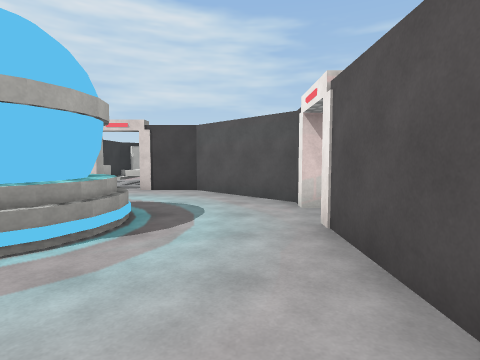
View 1 (above)

24 first-person views from a walk through a 3-D level made in the Unity game engine. The camera is 1.4 m above the floor, tilts 4° down and sees 80° across. Doors are open. The floor is counted in squares, 2 m on a side. Each view is taken from the middle of a square. On the plan, view 1 faces up. The plan holds only what a view shows up to about 10 squares ahead; the rest is blank. The place goes on beyond the plan. Surface patterns are stand-ins for the level's own textures.

View 2
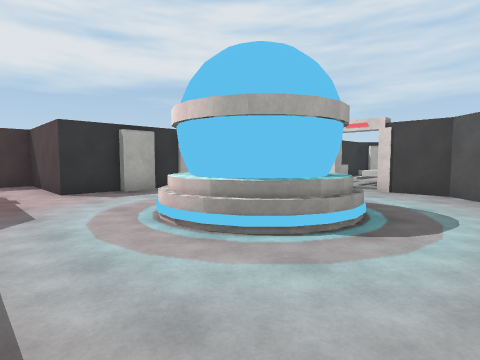

View 3
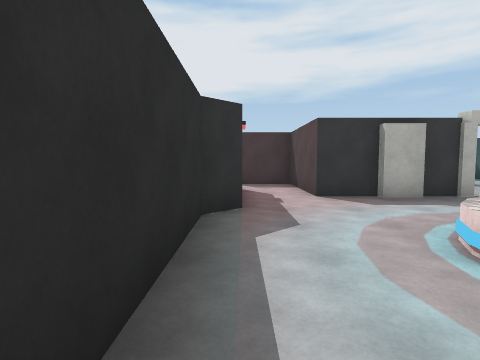

View 4
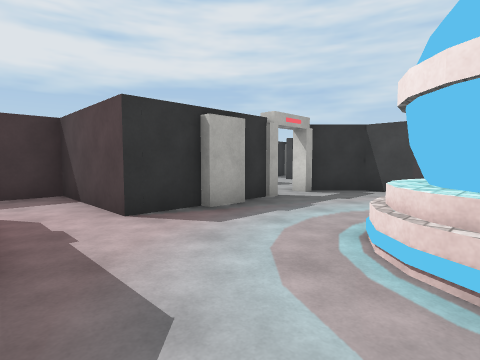

View 5
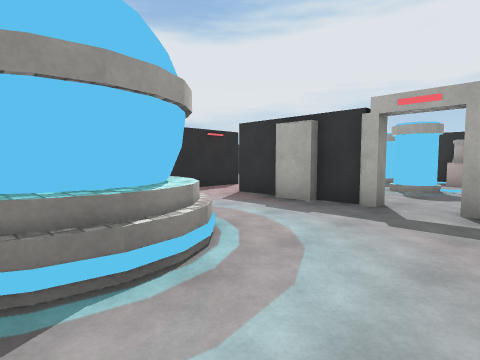

View 6
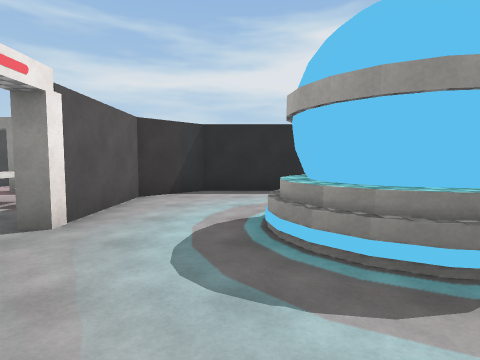

View 7
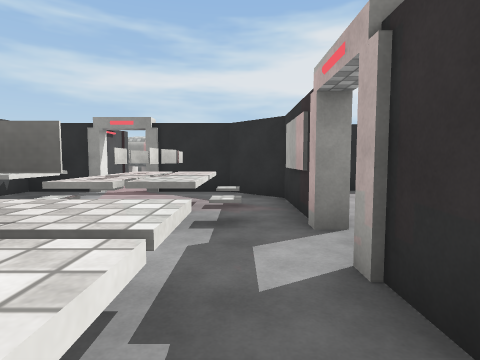

View 8
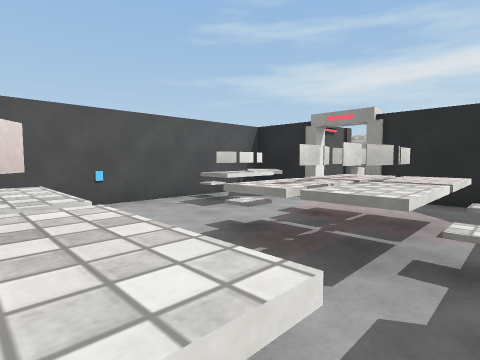

View 9
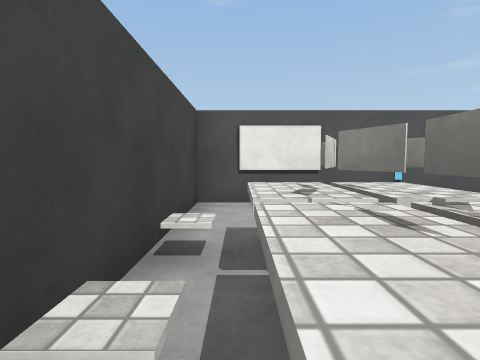

View 10
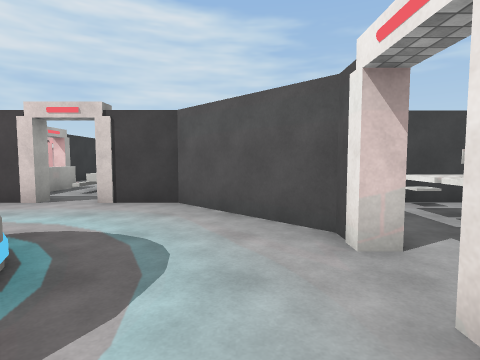

View 11
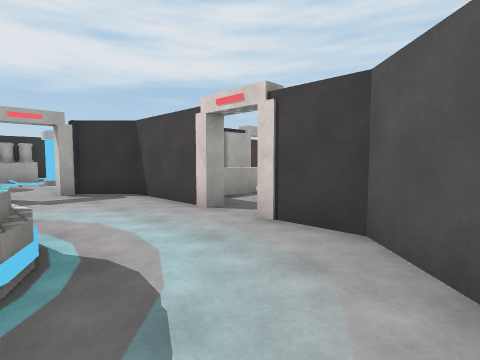

View 12
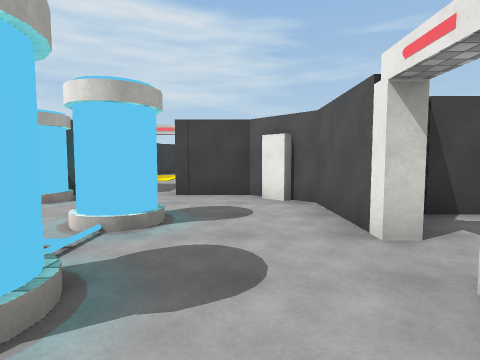

View 13
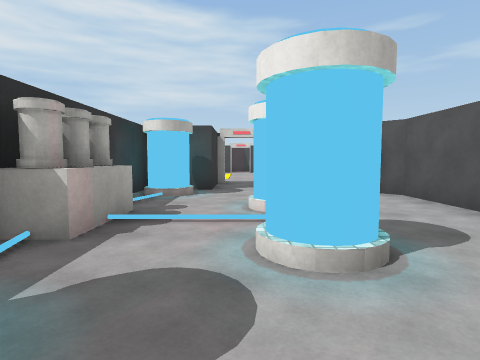

View 14
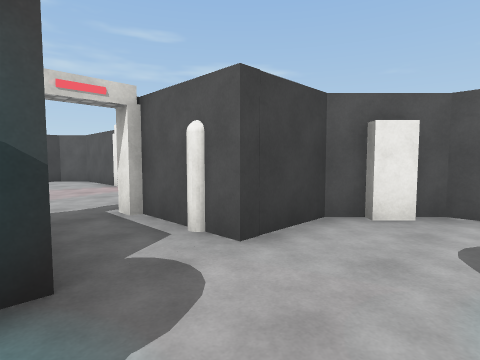

View 15
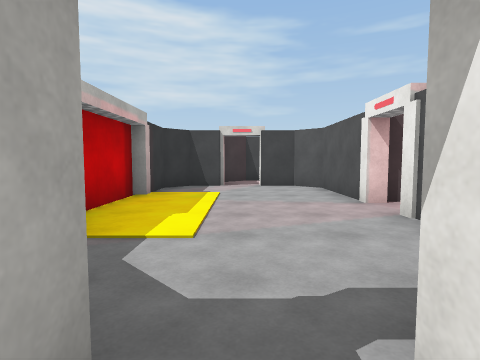

View 16
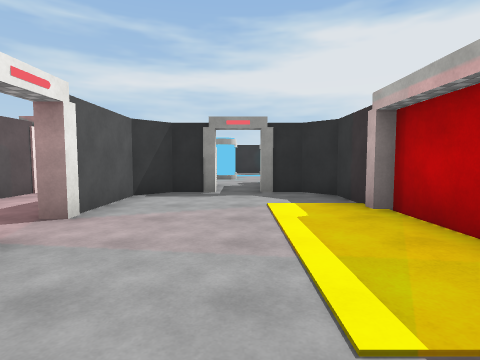

View 17
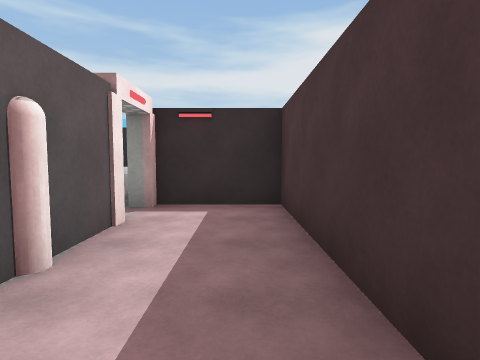

View 18
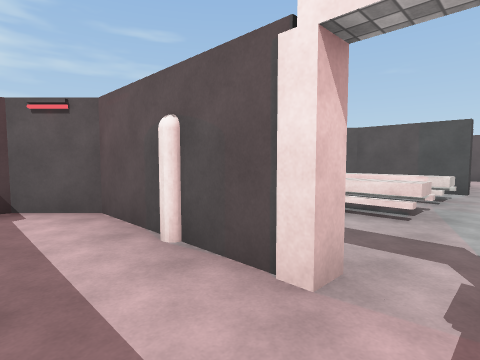

View 19
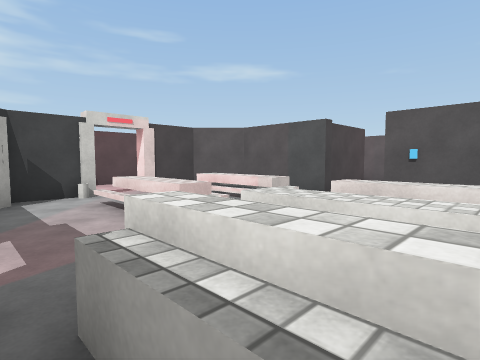

View 20
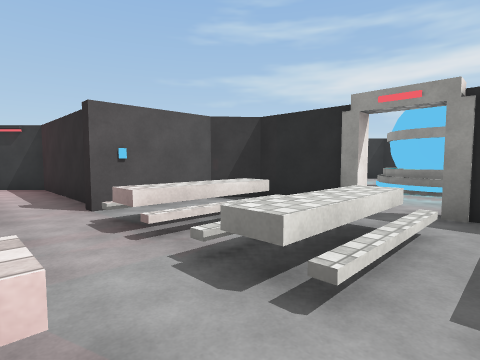

View 21
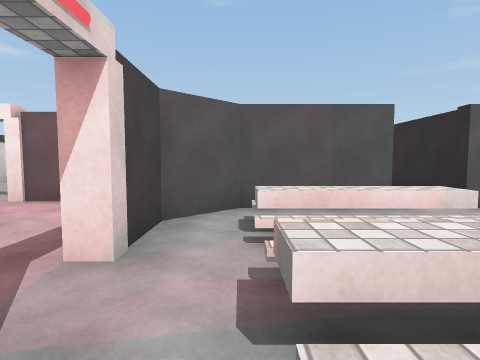

View 22
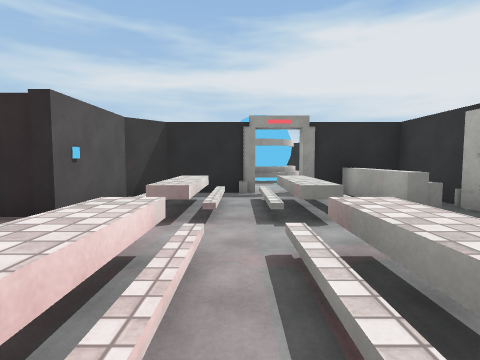

View 23
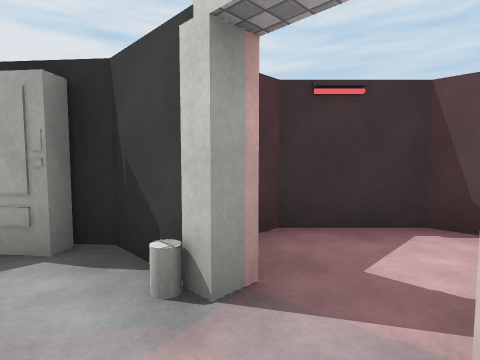

View 24
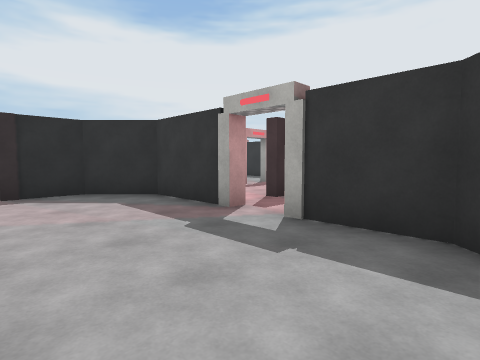

### Floor plan
Key: @ floor where view 1 was taken; # wall or solid block; . floor; D open door; ^ raised ledge; O other object.
Columns run from 13 left of view 1 to 7 right of it. Each row starts with its distance up from view 1.
 20   ###         #...
 19   #..         #...
 18  ##D##        D...
 17  #...#     ##.D...
 16  #...#   ## ..#...
 15  #...#####....#...
 14  #...D..##DD###..
 13  #...#..O....####
 12  #...#.O#.^.^.##  D
 11  #.D.#.DD.^.^D#D..#
 10  ##.##.DD....D.D..#
  9  ##.O###O^^.^O#####
  8  OO...##.^^.^##
  7 #......###DO##  #####
  6  O.OO..#.....##.^^..#
  5  O....D.......#.^#. #
  4 #...O.#...##..D..   #
  3  OO...O..#OO..D^^^..#
  2    .###...##..#OO^^.#
  1     #.........#OO^#^#
  0     #####....@###DD^#
 -1         #######  ##

Where each view was taken, in squares from view 1:
view 1: 0 up, 0 right, facing up
view 2: 0 up, 0 right, facing up-left
view 3: 0 up, 1 left, facing left
view 4: 0 up, 3 left, facing up-left
view 5: 6 up, 2 left, facing down-left
view 6: 6 up, 1 left, facing down
view 7: 6 up, 2 right, facing down
view 8: 5 up, 2 right, facing down-right
view 9: 6 up, 2 right, facing right
view 10: 2 up, 0 right, facing up
view 11: 4 up, 0 right, facing up-left
view 12: 3 up, 8 left, facing up
view 13: 2 up, 10 left, facing up
view 14: 7 up, 11 left, facing up-right
view 15: 10 up, 10 left, facing up
view 16: 17 up, 10 left, facing down
view 17: 14 up, 7 left, facing down
view 18: 10 up, 7 left, facing up-right
view 19: 8 up, 5 left, facing up-right
view 20: 11 up, 4 left, facing down-right
view 21: 13 up, 4 left, facing right
view 22: 13 up, 2 left, facing down
view 23: 13 up, 2 left, facing up-left
view 24: 20 up, 4 right, facing down-left
